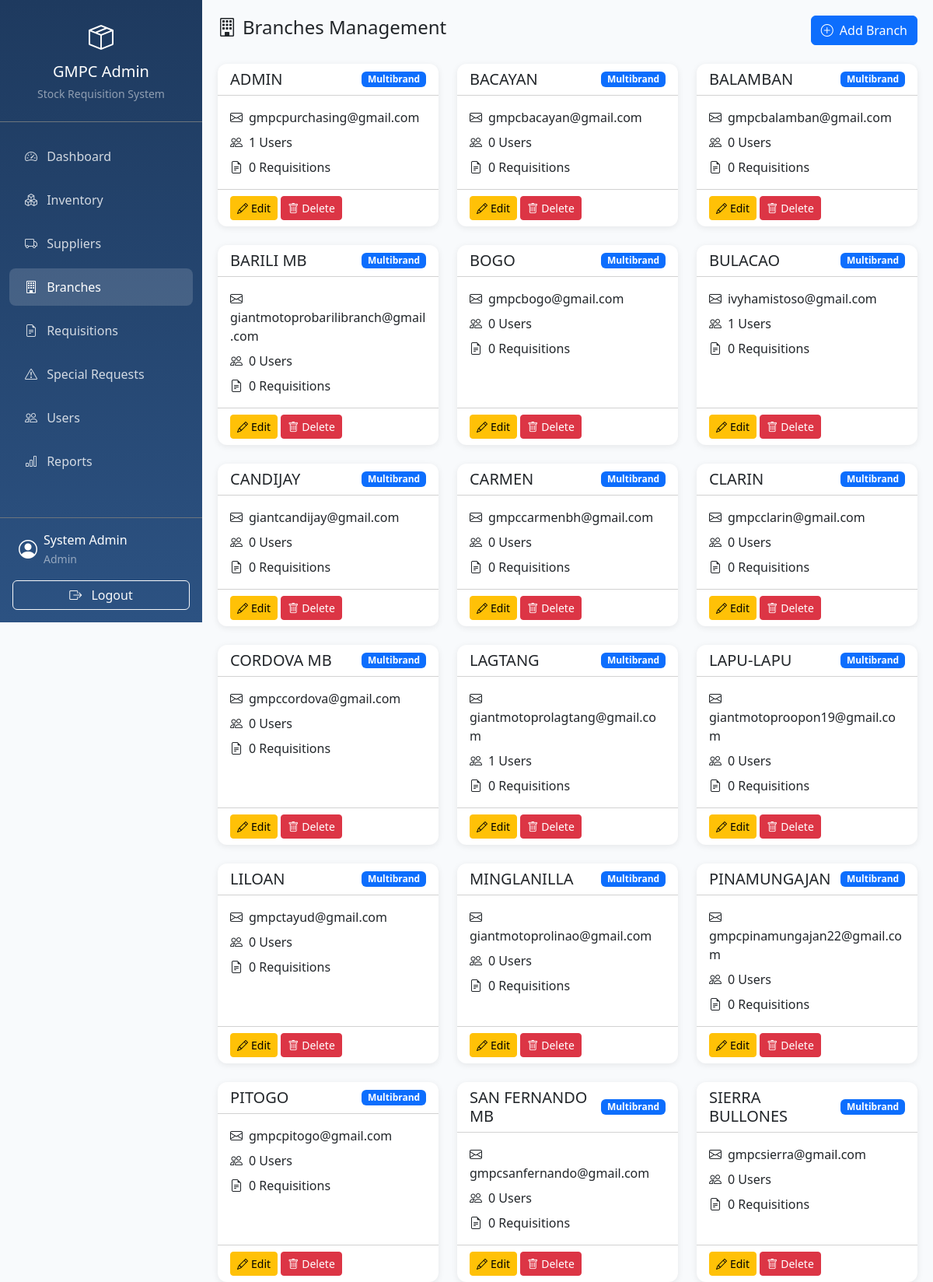
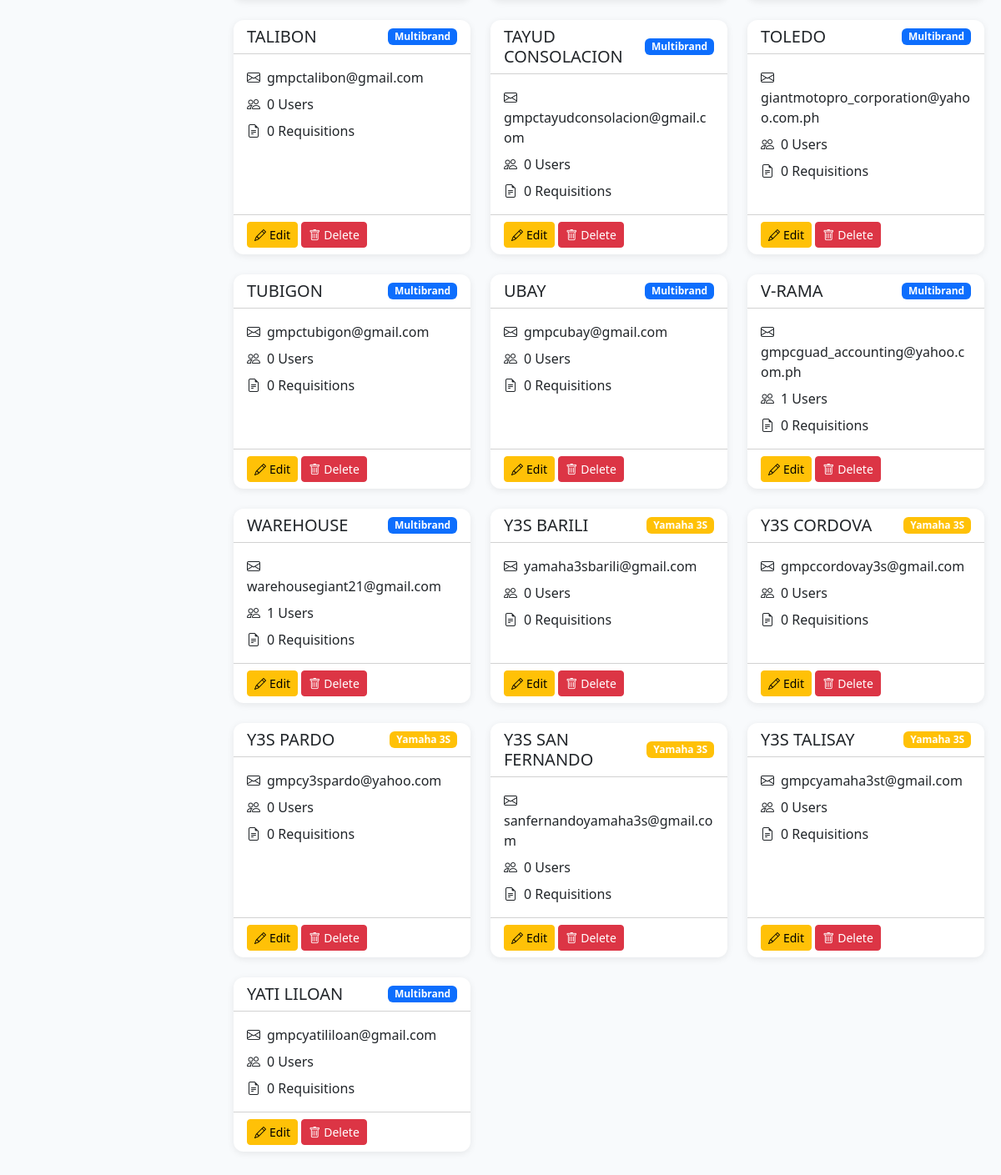
/admin/branches.php (signed in), run on the app's committed database (2 pictures, top to bottom).
### tables this page shows
CREATE TABLE branches (
    id INT AUTO_INCREMENT PRIMARY KEY,
    name VARCHAR(255) UNIQUE NOT NULL,
    address TEXT,
    contact_number VARCHAR(20),
    email VARCHAR(255),
    classification VARCHAR(100),
    is_active TINYINT(1) DEFAULT 1,
    created_at TIMESTAMP DEFAULT CURRENT_TIMESTAMP,
    updated_at TIMESTAMP DEFAULT CURRENT_TIMESTAMP ON UPDATE CURRENT_TIMESTAMP
);

### admin/branches.php (the view, shortened to what this page needs)
<?php
require_once '../config/db.php';
$activePage = 'branches';
$branches = $conn->query("SELECT * FROM branches WHERE is_active = 1 ORDER BY name");
include '../includes/header.php';
include 'sidebar.php';
?>
<div class="main-content">
    <div class="d-flex justify-content-between align-items-center mb-4">
        <h4><i class="bi bi-building me-2"></i>Branches Management</h4>
        <button class="btn btn-primary" data-bs-toggle="modal" data-bs-target="#addBranchModal">
            <i class="bi bi-plus-circle me-2"></i>Add Branch
        </button>
    </div>
    <div class="row">
        <?php while ($row = $branches->fetch_assoc()):
            $userCount = $conn->query("SELECT COUNT(*) as count FROM users WHERE branch_id = {$row['id']}")->fetch_assoc()['count'];
            $reqCount = $conn->query("SELECT COUNT(*) as count FROM requisitions WHERE branch_id = {$row['id']}")->fetch_assoc()['count'];
        ?>
        <div class="col-md-4 mb-4">
            <div class="card h-100">
                <div class="card-header bg-transparent">
                    <div class="d-flex justify-content-between align-items-center">
                        <h5 class="mb-0"><?= $row['name'] ?></h5>
                        <span class="badge bg-<?= $row['classification'] == 'Yamaha 3S' ? 'warning' : 'primary' ?>">
                            <?= $row['classification'] ?>
                        </span>
                    </div>
                </div>
                <div class="card-body">
                    <p class="mb-2"><i class="bi bi-envelope me-2"></i><?= $row['email'] ?></p>
                    <p class="mb-2"><i class="bi bi-people me-2"></i><?= $userCount ?> Users</p>
                    <p class="mb-0"><i class="bi bi-file-earmark-text me-2"></i><?= $reqCount ?> Requisitions</p>
                </div>
                <div class="card-footer bg-transparent">
                    <button class="btn btn-sm btn-warning" data-bs-toggle="modal" data-bs-target="#editBranchModal<?= $row['id'] ?>">
                        <i class="bi bi-pencil me-1"></i>Edit
                    </button>
                    <form method="POST" class="d-inline" onsubmit="return confirmDelete()">
                        <button type="submit" class="btn btn-sm btn-danger"><i class="bi bi-trash me-1"></i>Delete</button>
                    </form>
                </div>
            </div>
        </div>
        <?php endwhile; ?>
    </div>
</div>
<?php include '../includes/footer.php'; ?>

### includes/header.php (shortened to what this page needs)
<!DOCTYPE html>
<html lang="en">
<head>
    <link href="https://cdn.jsdelivr.net/npm/bootstrap@5.3.3/dist/css/bootstrap.min.css" rel="stylesheet">
    <link rel="stylesheet" href="https://cdn.jsdelivr.net/npm/bootstrap-icons@1.11.3/font/bootstrap-icons.min.css">
</head>
<body>

### admin/sidebar.php
<div class="sidebar">
    <div class="text-center py-4 border-bottom border-secondary">
        <i class="bi bi-box-seam fs-2"></i>
        <h5 class="mt-2 mb-1">GMPC Admin</h5>
        <small class="text-white-50">Stock Requisition System</small>
    </div>
    <ul class="nav flex-column py-3">
        <li class="nav-item">
            <a class="nav-link <?= $activePage === 'dashboard' ? 'active' : '' ?>" href="index.php">
                <i class="bi bi-speedometer2 me-2"></i> Dashboard
            </a>
        </li>
        <li class="nav-item">
            <a class="nav-link <?= $activePage === 'inventory' ? 'active' : '' ?>" href="inventory.php">
                <i class="bi bi-boxes me-2"></i> Inventory
            </a>
        </li>
        <li class="nav-item">
            <a class="nav-link <?= $activePage === 'suppliers' ? 'active' : '' ?>" href="suppliers.php">
                <i class="bi bi-truck me-2"></i> Suppliers
            </a>
        </li>
        <li class="nav-item">
            <a class="nav-link <?= $activePage === 'branches' ? 'active' : '' ?>" href="branches.php">
                <i class="bi bi-building me-2"></i> Branches
            </a>
        </li>
        <li class="nav-item">
            <a class="nav-link <?= $activePage === 'requisitions' ? 'active' : '' ?>" href="requisitions.php">
                <i class="bi bi-file-earmark-text me-2"></i> Requisitions
            </a>
        </li>
        <li class="nav-item">
            <a class="nav-link <?= $activePage === 'special-requests' ? 'active' : '' ?>" href="special-requests.php">
                <i class="bi bi-exclamation-triangle me-2"></i> Special Requests
            </a>
        </li>
        <li class="nav-item">
            <a class="nav-link <?= $activePage === 'users' ? 'active' : '' ?>" href="users.php">
                <i class="bi bi-people me-2"></i> Users
            </a>
        </li>
        <li class="nav-item">
            <a class="nav-link <?= $activePage === 'reports' ? 'active' : '' ?>" href="reports.php">
                <i class="bi bi-bar-chart me-2"></i> Reports
            </a>
        </li>
    </ul>
    <div class="position-absolute bottom-0 w-100 p-3 border-top border-secondary">
        <div class="d-flex align-items-center mb-3 px-2">
            <i class="bi bi-person-circle fs-4"></i>
            <div class="ms-2">
                <div class="fw-medium"><?= $_SESSION['name'] ?></div>
                <small class="text-white-50"><?= ucfirst($_SESSION['role']) ?></small>
            </div>
        </div>
        <a href="../logout.php" class="btn btn-outline-light w-100">
            <i class="bi bi-box-arrow-right me-2"></i> Logout
        </a>
    </div>
</div>

### includes/footer.php (shortened to what this page needs)
</body>
</html>

### includes/header.php (style rules this page uses)
:root { --sidebar-width: 260px; }
body { background-color: #f8fafc; }
.sidebar { width: var(--sidebar-width); min-height: 100vh; position: fixed; left: 0; top: 0; background: linear-gradient(180deg, #1e3a5f 0%, #2c5282 100%); color: white; z-index: 1000; }
.sidebar .nav-link { color: rgba(255,255,255,0.8); padding: 12px 20px; border-radius: 8px; margin: 4px 12px; transition: all 0.3s; }
.sidebar .nav-link:hover, .sidebar .nav-link.active { background: rgba(255,255,255,0.15); color: white; }
.main-content { margin-left: var(--sidebar-width); padding: 20px; min-height: 100vh; }
.card { border: none; border-radius: 12px; box-shadow: 0 2px 8px rgba(0,0,0,0.08); }

### data on the page
branches: name "ADMIN", classification "Multibrand", email "gmpcpurchasing@gmail.com", id "1", reqCount "0"
branches: name "BACAYAN", classification "Multibrand", email "gmpcbacayan@gmail.com", userCount "0", reqCount "0"
branches: name "BALAMBAN", classification "Multibrand", email "gmpcbalamban@gmail.com", userCount "0", reqCount "0"
branches: name "BARILI MB", classification "Multibrand", email "giantmotoprobarilibranch@gmail.com", userCount "0", reqCount "0"
branches: name "BOGO", classification "Multibrand", email "gmpcbogo@gmail.com", userCount "0", reqCount "0"
branches: name "BULACAO", classification "Multibrand", email "ivyhamistoso@gmail.com", userCount "1", reqCount "0"
branches: name "CANDIJAY", classification "Multibrand", email "giantcandijay@gmail.com", userCount "0", reqCount "0"
branches: name "CARMEN", classification "Multibrand", email "gmpccarmenbh@gmail.com", userCount "0", reqCount "0"
branches: name "CLARIN", classification "Multibrand", email "gmpcclarin@gmail.com", userCount "0", reqCount "0"
branches: name "CORDOVA MB", classification "Multibrand", email "gmpccordova@gmail.com", userCount "0", reqCount "0"
branches: name "LAGTANG", classification "Multibrand", email "giantmotoprolagtang@gmail.com", userCount "1", reqCount "0"
branches: name "LAPU-LAPU", classification "Multibrand", email "giantmotoproopon19@gmail.com", userCount "0", reqCount "0"
branches: name "LILOAN", classification "Multibrand", email "gmpctayud@gmail.com", userCount "0", reqCount "0"
branches: name "MINGLANILLA", classification "Multibrand", email "giantmotoprolinao@gmail.com", userCount "0", reqCount "0"
branches: name "PINAMUNGAJAN", classification "Multibrand", email "gmpcpinamungajan22@gmail.com", userCount "0", reqCount "0"
branches: name "PITOGO", classification "Multibrand", email "gmpcpitogo@gmail.com", userCount "0", reqCount "0"
branches: name "SAN FERNANDO MB", classification "Multibrand", email "gmpcsanfernando@gmail.com", userCount "0", reqCount "0"
branches: name "SIERRA BULLONES", classification "Multibrand", email "gmpcsierra@gmail.com", userCount "0", reqCount "0"
branches: name "TALIBON", classification "Multibrand", email "gmpctalibon@gmail.com", userCount "0", reqCount "0"
branches: name "TAYUD CONSOLACION", classification "Multibrand", email "gmpctayudconsolacion@gmail.com", userCount "0", reqCount "0"
branches: name "TOLEDO", classification "Multibrand", email "giantmotopro_corporation@yahoo.com.ph", userCount "0", reqCount "0"
branches: name "TUBIGON", classification "Multibrand", email "gmpctubigon@gmail.com", userCount "0", reqCount "0"
branches: name "UBAY", classification "Multibrand", email "gmpcubay@gmail.com", userCount "0", reqCount "0"
branches: name "V-RAMA", classification "Multibrand", email "gmpcguad_accounting@yahoo.com.ph", userCount "1", reqCount "0"
branches: name "WAREHOUSE", classification "Multibrand", email "warehousegiant21@gmail.com", userCount "1", reqCount "0"
branches: name "Y3S BARILI", classification "Yamaha 3S", email "yamaha3sbarili@gmail.com", userCount "0", reqCount "0"
branches: name "Y3S CORDOVA", classification "Yamaha 3S", email "gmpccordovay3s@gmail.com", userCount "0", reqCount "0"
branches: name "Y3S PARDO", classification "Yamaha 3S", email "gmpcy3spardo@yahoo.com", userCount "0", reqCount "0"
branches: name "Y3S SAN FERNANDO", classification "Yamaha 3S", email "sanfernandoyamaha3s@gmail.com", userCount "0", reqCount "0"
branches: name "Y3S TALISAY", classification "Yamaha 3S", email "gmpcyamaha3st@gmail.com", userCount "0", reqCount "0"
branches: name "YATI LILOAN", classification "Multibrand", email "gmpcyatililoan@gmail.com", userCount "0", reqCount "0"

### other printed values
$_SESSION['name'] "System Admin"
$_SESSION['role'] "Admin"
